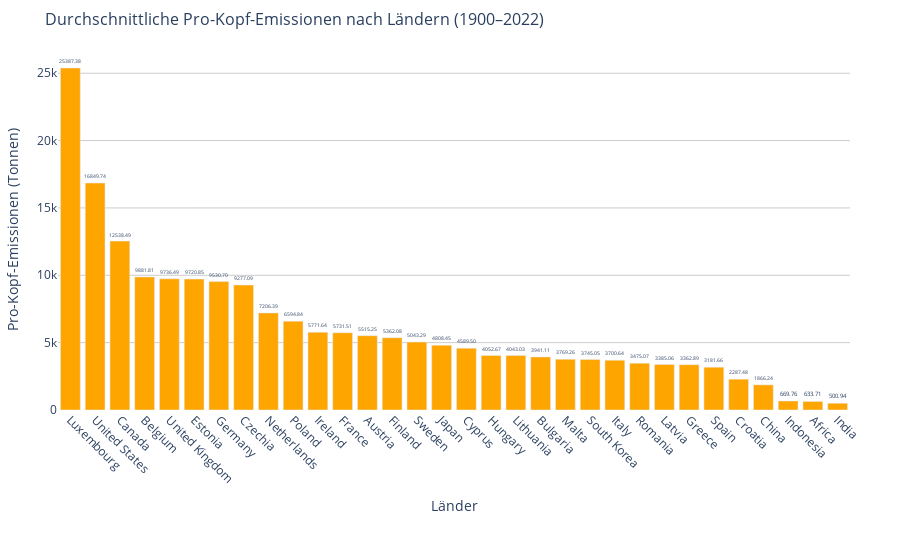

This figure's notebook cell:
### Code cell
# 2.2 Wie unterscheiden sich die Pro-Kopf-Emissionen?
# Gruppierung nach Ländern und Berechnung des Mittelwerts der Pro-Kopf-Emissionen
import plotly.express as px
import pandas as pd

# Gruppierung und Mittelwert der Pro-Kopf-Emissionen berechnen
country_per_capita = df.groupby('country')['co2_per_capita'].mean().reset_index()

# Sortieren der Länder nach Pro-Kopf-Emissionen
sorted_countries = country_per_capita.sort_values(by='co2_per_capita', ascending=False)

# Visualisierung mit Plotly
fig = px.bar(
    sorted_countries,
    x='country',
    y='co2_per_capita',
    title='Durchschnittliche Pro-Kopf-Emissionen nach Ländern (1900–2022)',
    labels={'co2_per_capita': 'Pro-Kopf-Emissionen (Tonnen)', 'country': 'Länder'},
    text='co2_per_capita',
)

# Layout-Anpassungen
fig.update_traces(marker_color='orange', texttemplate='%{text:.2f}', textposition='outside')
fig.update_layout(
    xaxis=dict(tickangle=45),
    yaxis=dict(showgrid=True, gridcolor='rgba(0,0,0,0.2)'),
    font=dict(size=12),
    title_font_size=16,
    plot_bgcolor='white',
    margin=dict(l=50, r=50, t=50, b=150),
)

# Anzeige der Grafik
fig.show()

### Figure 1 — Plotly figure (JSON) as saved in the notebook; plotly's stock layout.template omitted (floating-point values rounded to 4 significant figures)
{"data": [{"alignmentgroup": "True", "hovertemplate": "Länder=%{x}<br>Pro-Kopf-Emissionen (Tonnen)=%{text}<extra></extra>", "legendgroup": "", "marker": {"color": "orange", "pattern": {"shape": ""}}, "name": "", "offsetgroup": "", "orientation": "v", "showlegend": false, "text": [25390.0, 16850.0, 12540.0, 9882.0, 9736.0, 9721.0, 9531.0, 9277.0, 7206.0, 6595.0, 5772.0, 5732.0, 5515.0, 5362.0, 5043.0, 4808.0, 4590.0, 4053.0, 4043.0, 3941.0, 3769.0, 3745.0, 3701.0, 3475.0, 3385.0, 3363.0, 3182.0, 2287.0, 1866.0, 669.8, 633.7, 500.9], "textposition": "outside", "texttemplate": "%{text:.2f}", "type": "bar", "x": ["Luxembourg", "United States", "Canada", "Belgium", "United Kingdom", "Estonia", "Germany", "Czechia", "Netherlands", "Poland", "Ireland", "France", "Austria", "Finland", "Sweden", "Japan", "Cyprus", "Hungary", "Lithuania", "Bulgaria", "Malta", "South Korea", "Italy", "Romania", "Latvia", "Greece", "Spain", "Croatia", "China", "Indonesia", "Africa", "India"], "xaxis": "x", "y": [25390.0, 16850.0, 12540.0, 9882.0, 9736.0, 9721.0, 9531.0, 9277.0, 7206.0, 6595.0, 5772.0, 5732.0, 5515.0, 5362.0, 5043.0, 4808.0, 4590.0, 4053.0, 4043.0, 3941.0, 3769.0, 3745.0, 3701.0, 3475.0, 3385.0, 3363.0, 3182.0, 2287.0, 1866.0, 669.8, 633.7, 500.9], "yaxis": "y"}], "layout": {"barmode": "relative", "font": {"size": 12}, "legend": {"tracegroupgap": 0}, "margin": {"b": 150, "l": 50, "r": 50, "t": 50}, "plot_bgcolor": "white", "title": {"font": {"size": 16}, "text": "Durchschnittliche Pro-Kopf-Emissionen nach Ländern (1900–2022)"}, "xaxis": {"anchor": "y", "domain": [0, 1], "tickangle": 45, "title": {"text": "Länder"}}, "yaxis": {"anchor": "x", "domain": [0, 1], "gridcolor": "rgba(0,0,0,0.2)", "showgrid": true, "title": {"text": "Pro-Kopf-Emissionen (Tonnen)"}}}}
